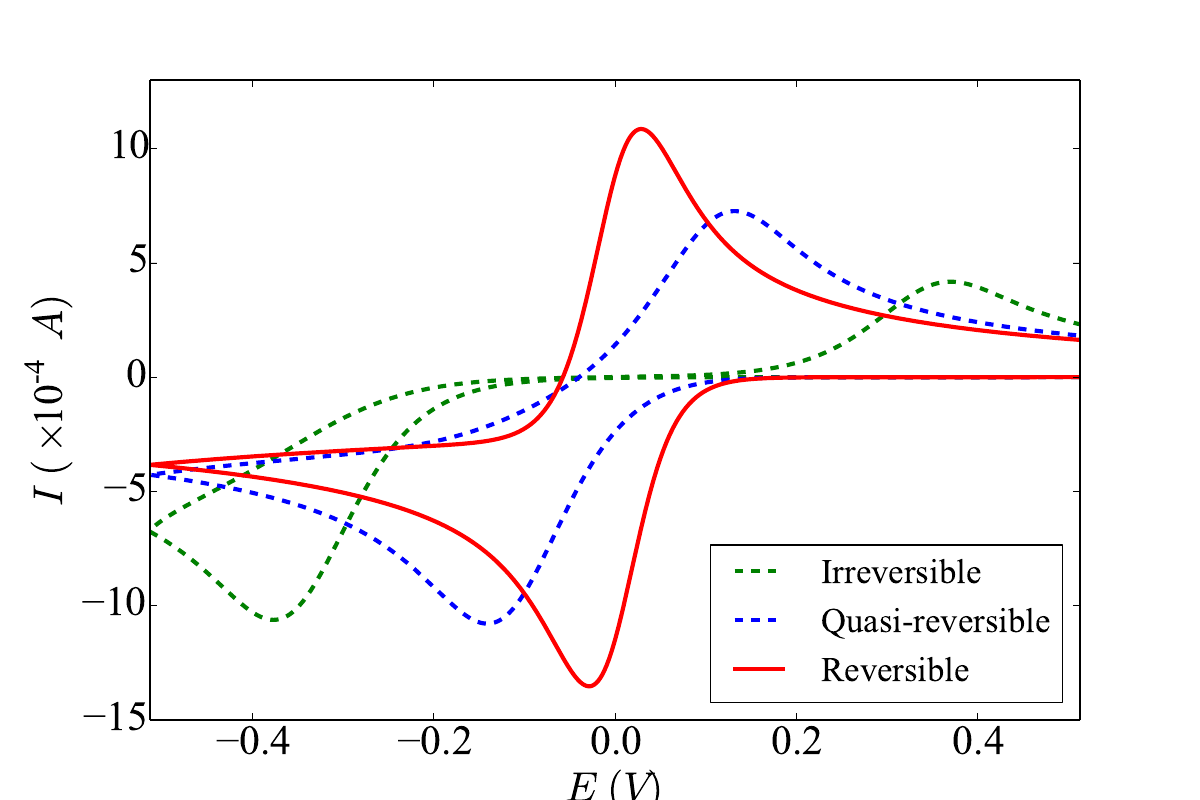

The script that saved this image:

# Import math and plot functions
# -----------------------------------------------------------
import numpy as np
import matplotlib.pyplot as plt
import math
import matplotlib as mpl
mpl.rc ('font', family='Times New Roman')

# Global plot parameters
# -----------------------------------------------------------
plt.rcParams['font.size'] = 30
plt.rcParams['axes.linewidth'] = 1.5
plt.rcParams['lines.linewidth'] = 3
plt.rcParams['lines.markersize'] = 20
plt.rcParams['xtick.major.size'] = 5
plt.rcParams['ytick.major.size'] = 5
plt.rcParams['legend.fancybox'] = False
plt.rcParams['legend.shadow'] = False
plt.rcParams['legend.fontsize'] = 25

#load data
data1 = np.loadtxt("reversible.txt")
data2 = np.loadtxt("quasi-reversible.txt")
data3 = np.loadtxt("irreversible.txt")
Theta = data1[:,0]
J1 = data1[:,1]
J2 = data2[:,1]
J3 = data3[:,1]


#constants
R = 8.31
T = 298.0
pi = np.pi
F = 96485.0
D_A = 1e-9
c_A = 1000
e =  1e-3
sigma = 100.0
db = 1
alpha = 0.5

#calculate I,E,Ip values
I1 = J1 * (pi * e * F * D_A * c_A)
I2 = J2 * (pi * e * F * D_A * c_A)
I3 = J3 * (pi * e * F * D_A * c_A)
E = (Theta * R * T )/ F
v = (sigma*R*T*D_A)/(F * e**2.0)


#plot figure
plt.figure(figsize = (12,8))
plt.plot(E, 1e4*I3, '--g', label = "Irreversible")
plt.plot(E, 1e4*I2, '--b', label = "Quasi-reversible")
plt.plot(E, 1e4*I1, '-r', label = "Reversible")
plt.xlim(min(E),max(E))
plt.ylim(-15,13)
plt.xlabel(r'$E\ (V)$')
plt.ylabel(r'$I\ (\times\mathregular{10^{-4}}\ A)$')
plt.legend(loc = 4)
plt.savefig('IvsE.pdf')
plt.tight_layout
#plt.savefig('IvsE.jpg')
plt.show()
